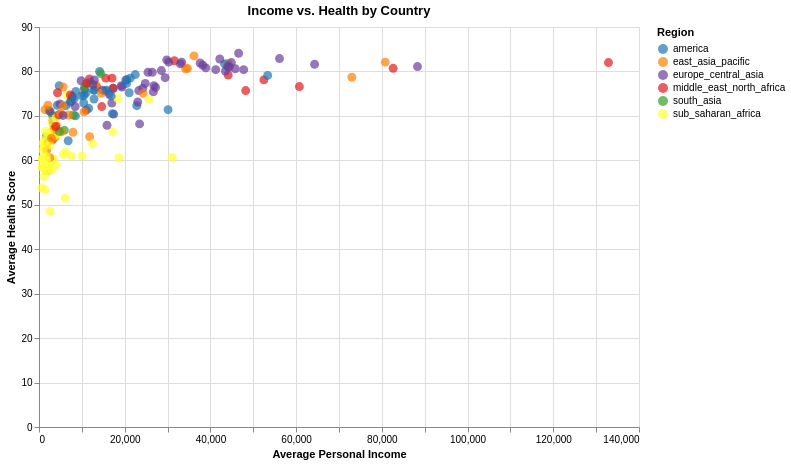

The notebook cell saved with this chart:
### Markdown cell above
### Part 1.2 Customize the color (5 points)

Now choose a **customized color map** for the scatter plot from the previous question.

- Select your colors using an external resource such as **ColorBrewer** or **Colorgorical**.  
  **Do NOT** use any of the pre-defined color palettes from Matplotlib.
- Briefly **explain how and why** you chose this color map (e.g., perceptual uniformity, color-blind accessibility, clear separation between regions).
- Apply the selected color map to the plot.

You may use the following line to include your own color list (where `legend_color` is your list of selected colors):

    alt.Color('region:N', scale=alt.Scale(range=legend_color))

### Code cell
import altair as alt
import pandas as pd
import warnings
warnings.simplefilter(action='ignore', category=FutureWarning)

gapminder = pd.read_csv('gapminder-health-income.csv')

legend_color = [
    '#1f78b4',  # bold blue       → america
    '#ff7f00',  # vivid orange    → east_asia_pacific
    '#6a3d9a',  # deep purple     → europe_central_asia
    '#e31a1c',  # bright red      → middle_east_north_africa
    '#33a02c',  # strong green    → south_asia
    '#ffff33',  # bright yellow   → sub_saharan_africa
]

selection = alt.selection_point()

scatter = alt.Chart(gapminder).mark_point(filled=True, size=80).encode(
    x=alt.X('income:Q', title='Average Personal Income'),
    y=alt.Y('health:Q', title='Average Health Score'),
    color=alt.condition(
        selection,
        alt.Color('region:N',
                  scale=alt.Scale(range=legend_color),
                  legend=alt.Legend(title='Region', labelLimit=200)),
        alt.value('lightgrey')),
    tooltip=['country:N', 'population:Q']
).add_params(
    selection
).properties(
    title='Income vs. Health by Country',
    width=600,
    height=400)

scatter

### Figure 1 — Vega-Lite specification as saved in the notebook (floating-point values rounded to 4 significant figures; data arrays with more than 128 entries replaced by an {"elided": "..."} marker saying what was removed)
{"config": {"view": {"continuousWidth": 300, "continuousHeight": 300}}, "data": {"name": "data-0cccb53798da4802be2d0e8a4b32b4c1"}, "mark": {"type": "point", "filled": true, "size": 80}, "encoding": {"color": {"condition": {"param": "param_e4a496766298965a", "field": "region", "legend": {"labelLimit": 200, "title": "Region"}, "scale": {"range": ["#1f78b4", "#ff7f00", "#6a3d9a", "#e31a1c", "#33a02c", "#ffff33"]}, "type": "nominal"}, "value": "lightgrey"}, "tooltip": [{"field": "country", "type": "nominal"}, {"field": "population", "type": "quantitative"}], "x": {"field": "income", "title": "Average Personal Income", "type": "quantitative"}, "y": {"field": "health", "title": "Average Health Score", "type": "quantitative"}}, "height": 400, "params": [{"name": "param_e4a496766298965a", "select": {"type": "point"}}], "title": "Income vs. Health by Country", "width": 600, "$schema": "https://vega.github.io/schema/vega-lite/v6.1.0.json", "datasets": {"data-0cccb53798da4802be2d0e8a4b32b4c1": {"elided": "187 records"}}}
